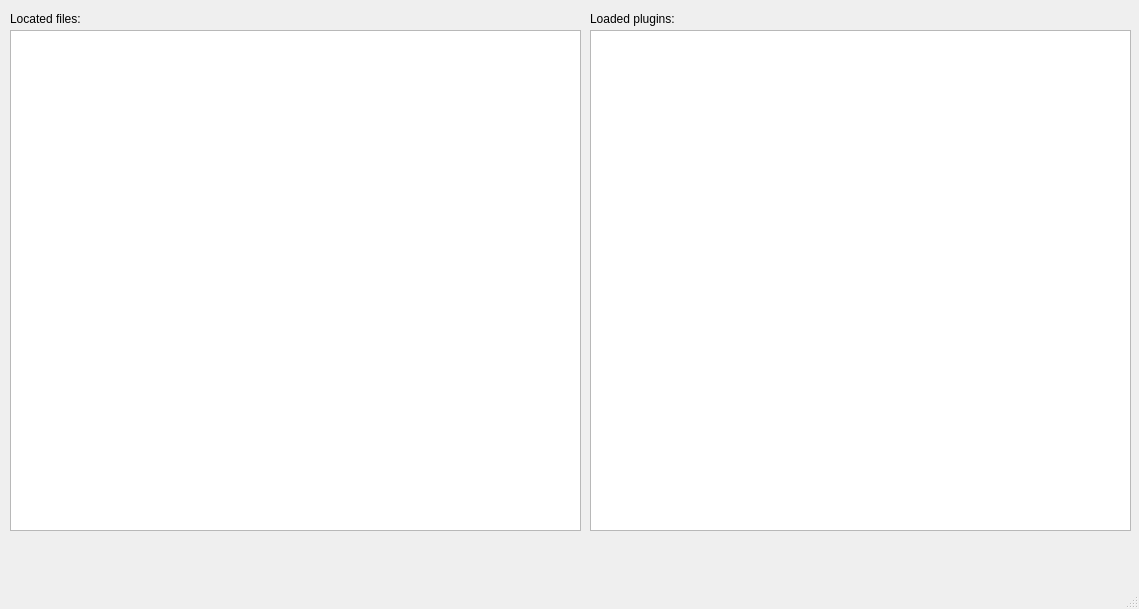
<?xml version="1.0" encoding="UTF-8"?>
<ui version="4.0">
 <class>MainWindow</class>
 <widget class="QMainWindow" name="MainWindow">
  <property name="geometry">
   <rect>
    <x>0</x>
    <y>0</y>
    <width>1139</width>
    <height>609</height>
   </rect>
  </property>
  <property name="windowTitle">
   <string>MainWindow</string>
  </property>
  <widget class="QWidget" name="centralwidget">
   <widget class="QListWidget" name="locatedList">
    <property name="geometry">
     <rect>
      <x>10</x>
      <y>30</y>
      <width>571</width>
      <height>501</height>
     </rect>
    </property>
   </widget>
   <widget class="QLabel" name="locatedLabel">
    <property name="geometry">
     <rect>
      <x>10</x>
      <y>10</y>
      <width>111</width>
      <height>17</height>
     </rect>
    </property>
    <property name="text">
     <string>Located files:</string>
    </property>
   </widget>
   <widget class="QLabel" name="loadedLabel">
    <property name="geometry">
     <rect>
      <x>590</x>
      <y>10</y>
      <width>121</width>
      <height>17</height>
     </rect>
    </property>
    <property name="text">
     <string>Loaded plugins:</string>
    </property>
   </widget>
   <widget class="QListView" name="loadedPluginsListView">
    <property name="geometry">
     <rect>
      <x>590</x>
      <y>30</y>
      <width>541</width>
      <height>501</height>
     </rect>
    </property>
   </widget>
  </widget>
  <widget class="QMenuBar" name="menubar">
   <property name="geometry">
    <rect>
     <x>0</x>
     <y>0</y>
     <width>1139</width>
     <height>22</height>
    </rect>
   </property>
  </widget>
  <widget class="QStatusBar" name="statusbar"/>
 </widget>
 <resources/>
 <connections/>
</ui>
